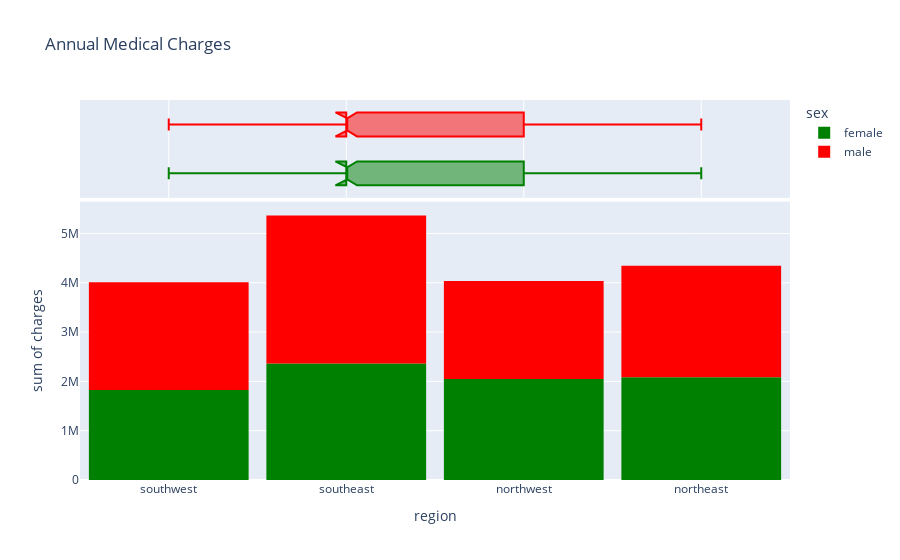

The code cell stored with this chart in its notebook:
### Code cell
#I think this is going to be a more interesting way of visualizing if there is a relationship bewteeen region and cost.
fig = px.histogram(medical_df, 
                   x='region', 
                   y='charges',                
                   marginal='box', 
                   color='sex', 
                   color_discrete_sequence=['green', 'red'], 
                   title='Annual Medical Charges')
fig.update_layout(bargap=0.1)
fig.show()
#it looks like by region, Southeast has the highest cost.

### Figure 1 — Plotly figure (JSON) as saved in the notebook; plotly's stock layout.template omitted (floating-point values rounded to 4 significant figures; data arrays with more than 128 entries replaced by an {"elided": "..."} marker saying what was removed)
{"data": [{"bingroup": "x", "histfunc": "sum", "hovertemplate": "sex=female<br>region=%{x}<br>sum of charges=%{y}<extra></extra>", "legendgroup": "female", "marker": {"color": "green", "pattern": {"shape": ""}}, "name": "female", "orientation": "v", "showlegend": true, "type": "histogram", "x": {"elided": "662 str values"}, "xaxis": "x", "y": {"elided": "662 float values"}, "yaxis": "y"}, {"hovertemplate": "sex=female<br>region=%{x}<extra></extra>", "legendgroup": "female", "marker": {"color": "green"}, "name": "female", "notched": true, "showlegend": false, "type": "box", "x": {"elided": "662 str values"}, "xaxis": "x2", "yaxis": "y2"}, {"bingroup": "x", "histfunc": "sum", "hovertemplate": "sex=male<br>region=%{x}<br>sum of charges=%{y}<extra></extra>", "legendgroup": "male", "marker": {"color": "red", "pattern": {"shape": ""}}, "name": "male", "orientation": "v", "showlegend": true, "type": "histogram", "x": {"elided": "676 str values"}, "xaxis": "x", "y": {"elided": "676 float values"}, "yaxis": "y"}, {"hovertemplate": "sex=male<br>region=%{x}<extra></extra>", "legendgroup": "male", "marker": {"color": "red"}, "name": "male", "notched": true, "showlegend": false, "type": "box", "x": {"elided": "676 str values"}, "xaxis": "x2", "yaxis": "y2"}], "layout": {"bargap": 0.1, "barmode": "relative", "legend": {"title": {"text": "sex"}, "tracegroupgap": 0}, "title": {"text": "Annual Medical Charges"}, "xaxis": {"anchor": "y", "domain": [0, 1], "title": {"text": "region"}}, "xaxis2": {"anchor": "y2", "domain": [0, 1], "matches": "x", "showgrid": true, "showticklabels": false}, "yaxis": {"anchor": "x", "domain": [0, 0.7326], "title": {"text": "sum of charges"}}, "yaxis2": {"anchor": "x2", "domain": [0.7426, 1], "matches": "y2", "showgrid": false, "showline": false, "showticklabels": false, "ticks": ""}}}
